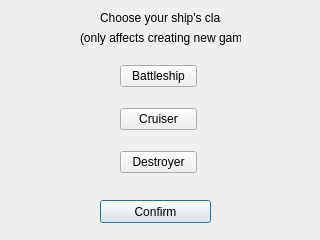
<?xml version="1.0" encoding="UTF-8"?>
<ui version="4.0">
 <class>classwindow</class>
 <widget class="QDialog" name="classwindow">
  <property name="geometry">
   <rect>
    <x>0</x>
    <y>0</y>
    <width>320</width>
    <height>240</height>
   </rect>
  </property>
  <property name="windowTitle">
   <string>Dialog</string>
  </property>
  <widget class="QLabel" name="label">
   <property name="geometry">
    <rect>
     <x>100</x>
     <y>10</y>
     <width>121</width>
     <height>16</height>
    </rect>
   </property>
   <property name="text">
    <string>Choose your ship's class</string>
   </property>
  </widget>
  <widget class="QPushButton" name="confrmButton">
   <property name="geometry">
    <rect>
     <x>100</x>
     <y>200</y>
     <width>111</width>
     <height>23</height>
    </rect>
   </property>
   <property name="text">
    <string>Confirm</string>
   </property>
  </widget>
  <widget class="QLabel" name="label_2">
   <property name="geometry">
    <rect>
     <x>80</x>
     <y>30</y>
     <width>161</width>
     <height>16</height>
    </rect>
   </property>
   <property name="text">
    <string>(only affects creating new game)</string>
   </property>
  </widget>
  <widget class="QWidget" name="">
   <property name="geometry">
    <rect>
     <x>120</x>
     <y>50</y>
     <width>77</width>
     <height>141</height>
    </rect>
   </property>
   <layout class="QVBoxLayout" name="verticalLayout">
    <item>
     <widget class="QPushButton" name="bshipButton">
      <property name="text">
       <string>Battleship</string>
      </property>
     </widget>
    </item>
    <item>
     <widget class="QPushButton" name="crusButton">
      <property name="text">
       <string>Cruiser</string>
      </property>
     </widget>
    </item>
    <item>
     <widget class="QPushButton" name="dstrButton">
      <property name="text">
       <string>Destroyer</string>
      </property>
     </widget>
    </item>
   </layout>
  </widget>
 </widget>
 <resources/>
 <connections/>
</ui>
